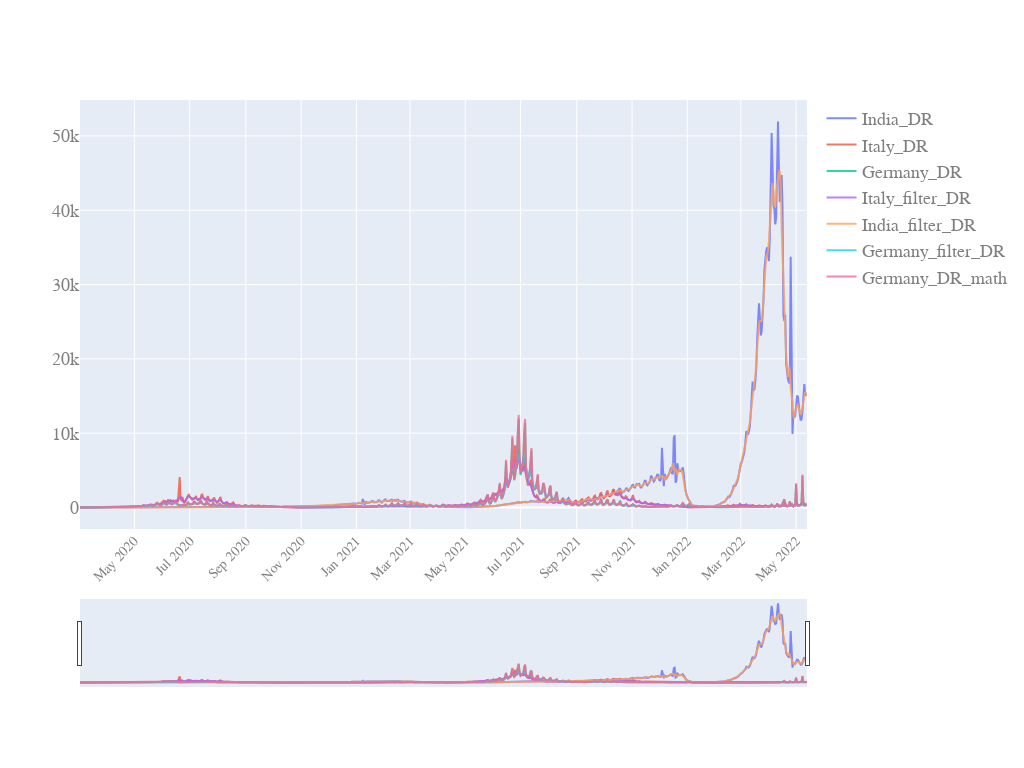

The cell this chart's notebook holds for it:
### Code cell
start_pos=40
quick_plot(df_analyse_2.date[start_pos:],
           df_analyse_2.iloc[start_pos:,[7,8,9,10,11,12,13]], #
           y_scale='linear',
           slider=True)

### Figure 1 — Plotly figure (JSON) as saved in the notebook; plotly's stock layout.template omitted (floating-point values rounded to 4 significant figures; data arrays with more than 128 entries replaced by an {"elided": "..."} marker saying what was removed)
{"data": [{"name": "India_DR", "opacity": 0.8, "type": "scatter", "x": {"elided": "803 str values"}, "y": {"elided": "803 float values"}}, {"name": "Italy_DR", "opacity": 0.8, "type": "scatter", "x": {"elided": "803 str values"}, "y": {"elided": "803 float values"}}, {"name": "Germany_DR", "opacity": 0.8, "type": "scatter", "x": {"elided": "803 str values"}, "y": {"elided": "803 float values"}}, {"name": "Italy_filter_DR", "opacity": 0.8, "type": "scatter", "x": {"elided": "803 str values"}, "y": {"elided": "803 float values"}}, {"name": "India_filter_DR", "opacity": 0.8, "type": "scatter", "x": {"elided": "803 str values"}, "y": {"elided": "803 float values"}}, {"name": "Germany_filter_DR", "opacity": 0.8, "type": "scatter", "x": {"elided": "803 str values"}, "y": {"elided": "803 float values"}}, {"name": "Germany_DR_math", "opacity": 0.8, "type": "scatter", "x": {"elided": "803 str values"}, "y": {"elided": "803 float values"}}], "layout": {"autosize": true, "font": {"color": "#7f7f7f", "family": "PT Sans, monospace", "size": 18}, "height": 768, "width": 1024, "xaxis": {"nticks": 20, "rangeslider": {"visible": true}, "tickangle": -45, "tickfont": {"color": "#7f7f7f", "size": 14}}, "yaxis": {"type": "linear"}}}
